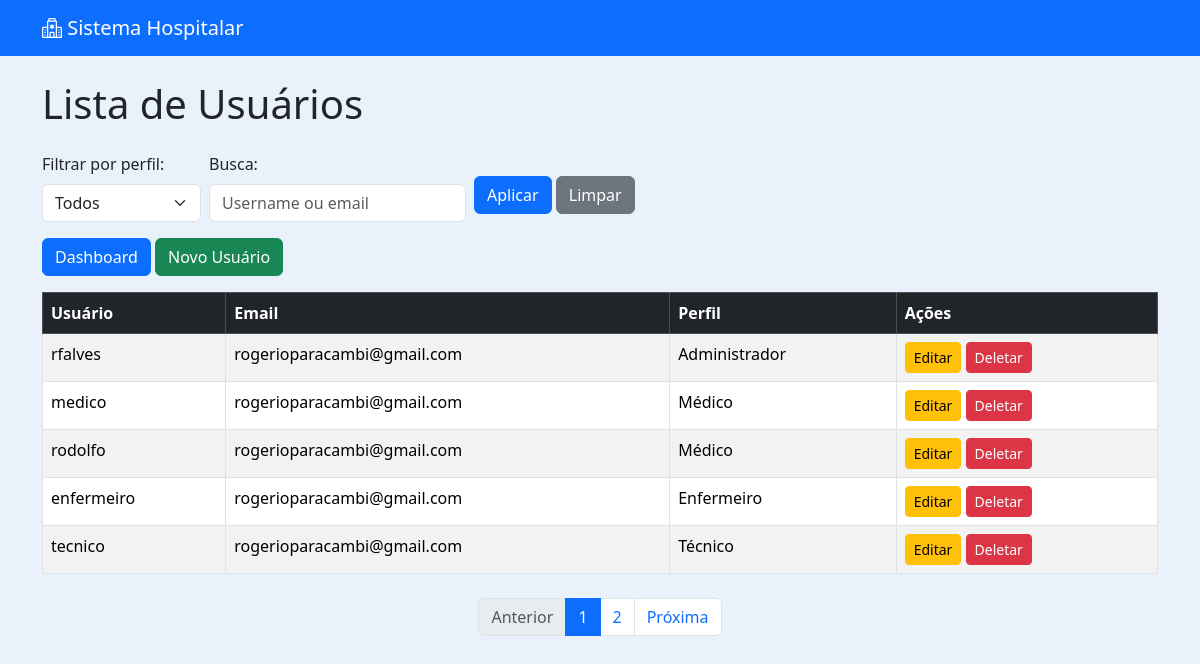
Screenshot of /usuarios/ with the database file from the repository.
### usuarios/models.py (models this page shows, shortened)
class Usuario(AbstractUser):
    PERFIL_CHOICES = [
        ('administrador', 'Administrador'),
        ('medico', 'Médico'),
        ('enfermeiro', 'Enfermeiro'),
        ('tecnico', 'Técnico'),
        ('recepcao', 'Recepção'),
    ]
    perfil = models.CharField(max_length=20, choices=PERFIL_CHOICES, default='recepcao')

### usuarios/views.py (the view)
# urls.py: path('', views.usuario_list, name='usuario_list'),
def usuario_list(request):
    busca = request.GET.get('busca', '')
    perfil_filtro = request.GET.get('perfil', 'todos')
    usuarios = Usuario.objects.all()
    if perfil_filtro != 'todos':
        usuarios = usuarios.filter(perfil=perfil_filtro)
    if busca:
        usuarios = usuarios.filter(
            Q(username__icontains=busca) |
            Q(email__icontains=busca)
        )
    paginator = Paginator(usuarios, 5)
    page_number = request.GET.get('page')
    page_obj = paginator.get_page(page_number)
    return render(
        request,
        'usuarios/usuario_list.html',
        {
            'page_obj': page_obj,
            'busca': busca,
            'perfil_filtro': perfil_filtro
        }
    )

### usuarios/templates/usuarios/usuario_list.html (shortened to what this page needs)
{% extends 'usuarios/base.html' %}
{% load form_tags %}
{% block content %}
<h1 class="mb-4">Lista de Usuários</h1>
<form method="get" class="mb-3 row g-2 align-items-center">
    <div class="col-auto">
        <label for="perfil" class="form-label">Filtrar por perfil:</label>
        <select name="perfil" id="perfil" class="form-select">
            <option value="todos" {% if perfil_filtro == "todos" %}selected{% endif %}>Todos</option>
        </select>
    </div>
    <div class="col-auto">
        <label for="busca" class="form-label">Busca:</label>
        <input type="text" name="busca" id="busca" class="form-control" value="{{ busca }}" placeholder="Username ou email">
    </div>
    <div class="col-auto mt-4">
        <button type="submit" class="btn btn-primary">Aplicar</button>
        <a href="{% url 'usuario_list' %}" class="btn btn-secondary">Limpar</a>
    </div>
</form>
<a href="{% url 'admin_dashboard' %}" class="btn btn-primary mb-3">Dashboard</a>
<a class="btn btn-success mb-3" href="{% url 'usuario_create' %}">Novo Usuário</a>
<table class="table table-striped table-bordered">
    <thead class="table-dark">
        <tr>
            <th>Usuário</th>
            <th>Email</th>
            <th>Perfil</th>
            <th>Ações</th>
        </tr>
    </thead>
    <tbody>
        {% for usuario in page_obj %}
        <tr class="perfil-{{ usuario.perfil }}">
            <td>{{ usuario.username }}</td>
            <td>{{ usuario.email }}</td>
            <td>{{ usuario.get_perfil_display }}</td>
            <td>
                <a class="btn btn-sm btn-warning" href="{% url 'usuario_update' usuario.id %}">Editar</a>
                <a class="btn btn-sm btn-danger" href="{% url 'usuario_delete' usuario.id %}">Deletar</a>
            </td>
        </tr>
        {% empty %}
        <tr>
            <td colspan="4">Nenhum usuário encontrado.</td>
        </tr>
        {% endfor %}
    </tbody>
</table>
<nav aria-label="Navegação de páginas" class="mt-4">
    <ul class="pagination justify-content-center">
        {% if page_obj.has_previous %}
            <li class="page-item">
                <a class="page-link" href="?page={{ page_obj.previous_page_number }}&perfil={{ perfil_filtro }}&busca={{ busca }}">Anterior</a>
            </li>
        {% else %}
            <li class="page-item disabled"><span class="page-link">Anterior</span></li>
        {% endif %}
        {% for num in page_obj.paginator.page_range %}
            {% if page_obj.number == num %}
                <li class="page-item active"><span class="page-link">{{ num }}</span></li>
            {% else %}
                <li class="page-item">
                    <a class="page-link" href="?page={{ num }}&perfil={{ perfil_filtro }}&busca={{ busca }}">{{ num }}</a>
                </li>
            {% endif %}
        {% endfor %}
        {% if page_obj.has_next %}
            <li class="page-item">
                <a class="page-link" href="?page={{ page_obj.next_page_number }}&perfil={{ perfil_filtro }}&busca={{ busca }}">Próxima</a>
            </li>
        {% else %}
            <li class="page-item disabled"><span class="page-link">Próxima</span></li>
        {% endif %}
    </ul>
</nav>
{% endblock %}

### usuarios/templates/usuarios/base.html (style rules this page uses)
body { background-color: #e9f2fb; }
.perfil-administrador { background-color: #ffcccc; }
.perfil-tecnico { background-color: #ccffcc; }
.perfil-medico { background-color: #cce0ff; }
.perfil-enfermeiro { background-color: #fff0b3; }

### rows the page displays
Usuario: username "rfalves", email "rogerioparacambi@gmail.com", perfil "Administrador"
Usuario: username "medico", email "rogerioparacambi@gmail.com", perfil "Médico"
Usuario: username "rodolfo", email "rogerioparacambi@gmail.com", perfil "Médico"
Usuario: username "enfermeiro", email "rogerioparacambi@gmail.com", perfil "Enfermeiro"
Usuario: username "tecnico", email "rogerioparacambi@gmail.com", perfil "Técnico"

### other values shown
{{ num }} "1"
{{ num }} "2"
